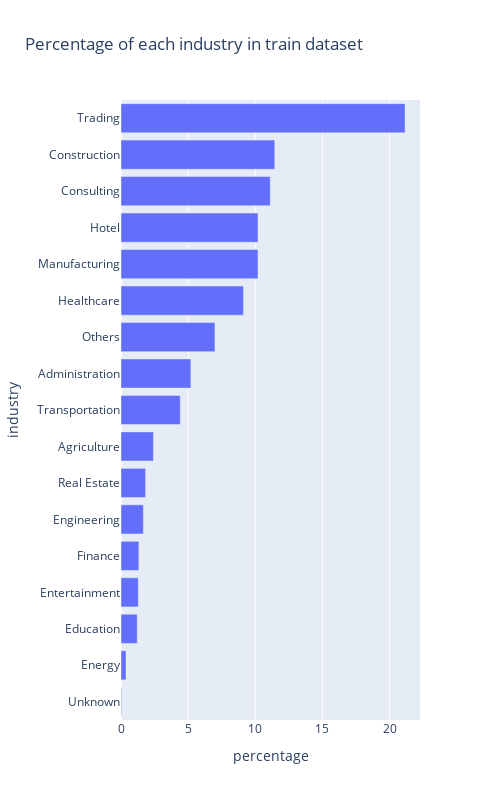

Notebook cell for this chart:
### Code cell
plot_categories_distribution(train, 'industry')

### Figure 1 — Plotly figure (JSON) as saved in the notebook; plotly's stock layout.template omitted (floating-point values rounded to 4 significant figures)
{"data": [{"alignmentgroup": "True", "hovertemplate": "percentage=%{x}<br>industry=%{y}<extra></extra>", "legendgroup": "", "marker": {"color": "#636efa", "pattern": {"shape": ""}}, "name": "", "offsetgroup": "", "orientation": "h", "showlegend": false, "textposition": "auto", "type": "bar", "x": [0.04163, 0.3747, 1.207, 1.291, 1.332, 1.665, 1.832, 2.415, 4.413, 5.204, 6.994, 9.117, 10.2, 10.2, 11.12, 11.45, 21.15], "xaxis": "x", "y": ["Unknown", "Energy", "Education", "Entertainment", "Finance", "Engineering", "Real Estate", "Agriculture", "Transportation", "Administration", "Others", "Healthcare", "Manufacturing", "Hotel", "Consulting", "Construction", "Trading"], "yaxis": "y"}], "layout": {"barmode": "relative", "height": 800, "legend": {"tracegroupgap": 0}, "title": {"text": "Percentage of each industry in train dataset"}, "width": 500, "xaxis": {"anchor": "y", "domain": [0, 1], "title": {"text": "percentage"}}, "yaxis": {"anchor": "x", "domain": [0, 1], "tickmode": "linear", "title": {"text": "industry"}}}}
